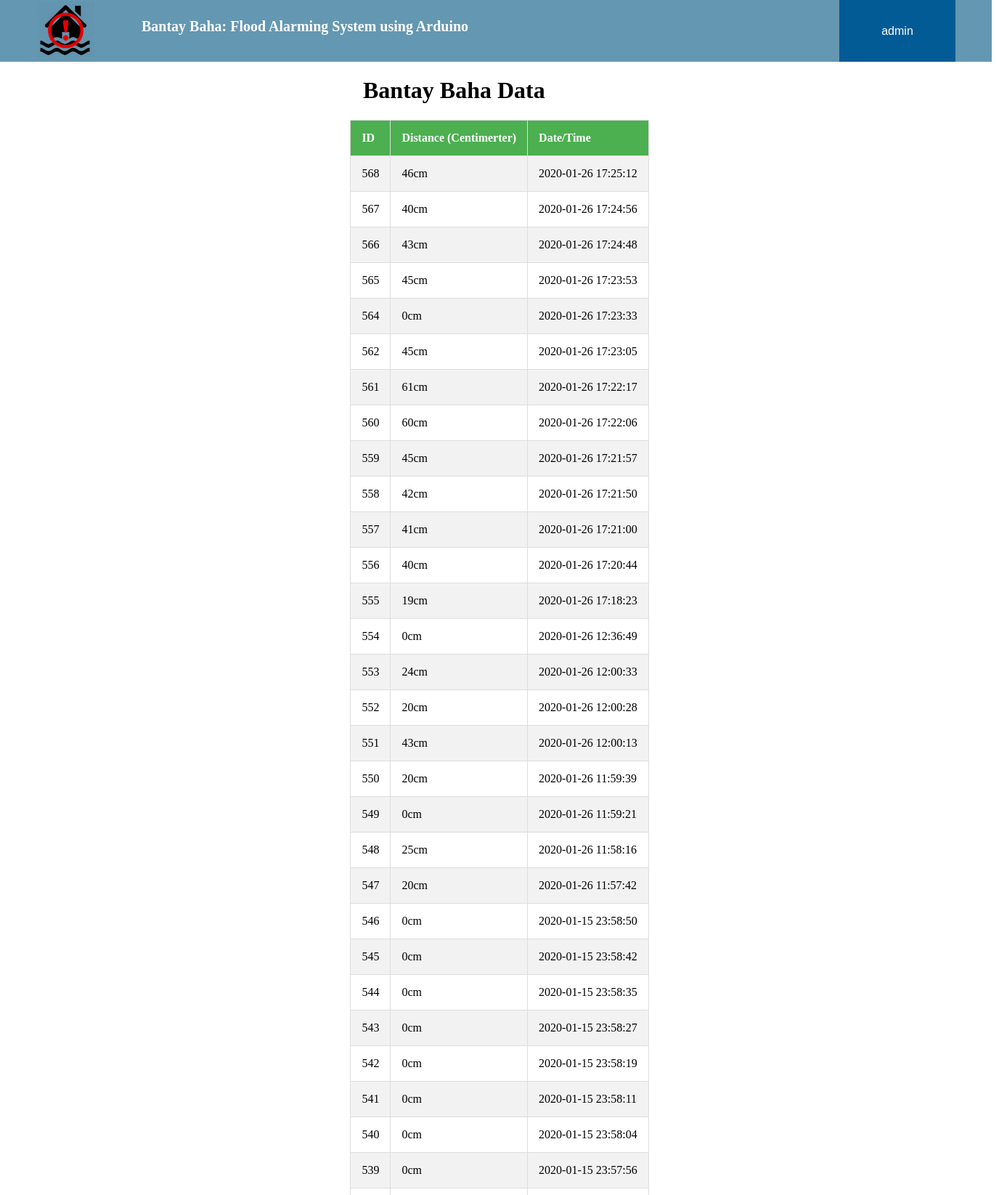
/BantayBaha/home.php (signed in, upper part), run on the app's committed database.
### tables this page shows
CREATE TABLE `measures` (
  `id` int(11) NOT NULL AUTO_INCREMENT,
  `distance` int(11) NOT NULL,
  `nDate` timestamp NOT NULL DEFAULT CURRENT_TIMESTAMP,
  PRIMARY KEY (`id`)
);

### BantayBaha/home.php (the view, shortened to what this page needs)
<!DOCTYPE html PUBLIC "-//W3C//DTD XHTML 1.0 Transitional//EN" "http://www.w3.org/TR/xhtml1/DTD/xhtml1-transitional.dtd">
<html xmlns="http://www.w3.org/1999/xhtml">
<head>
	<link rel="stylesheet" type="text/css" href="css/style2.css" />
</head>
<body>
<?php
$ran=mysqli_connect('localhost','root','','bridge')
?>
<div id="header">
  <img src="images/Bbicon.png" />
  <div class="navbar">
<a>Bantay Baha: Flood Alarming System using Arduino</a>
</div>
<div class="dropdown">
 <button onclick="myFunction()" class="dropbtn"><?php echo $_SESSION['usr']?></button>
</div>
</div>
<div>
	<h1>Bantay Baha Data</h1>
<center>
	<table>
		<tr>
			<th>ID</th>
			<th>Distance (Centimerter)</th>
			<th>Date/Time</th>
		</tr>
		<?php
		$result= mysqli_query($ran,"SELECT * from measures order by id desc");
		while($rs= mysqli_fetch_array($result)){
		?>
		<tr>
			<td><?php echo $rs['id'];?></td>
			<td><?php echo $rs['distance'] . 'cm';?></td>
			<td><?php echo $rs['nDate'];?></td>
		</tr>
		<?php }?>
	</table>
</center>
</div>
</body>
</html>

### BantayBaha/css/style2.css (style rules this page uses)
body { margin:0; font-family:Century Gothic; }
#header { background-color: #6497b1; width:1366px; height:85px; }
#header img { float:left; margin-left:50px; padding-top:2px; width:80px; height:80px; }
.navbar { float:left; overflow: hidden; background-color: #6497b1; font-family:Century Gothic; color:#000000; margin-left:50px; padding-top:5px; }
.navbar a { float: left; font-size: 20px; font-weight:bold; color: white; text-align: center; padding-top:20px; padding-left:15px; text-decoration: none; }
.dropbtn { height:85px; width:160px; background-color: #035b96; color: white; padding: 16px; font-size: 16px; border: none; cursor: pointer; }
.dropdown { float: right; margin-right:50px; position: relative; display: inline-block; }
table, td, th { border: 1px solid #ddd; text-align: left; }
table { border-collapse: collapse; width: atuo; }
th, td { padding: 15px; }
tr:nth-child(even) { background-color: #f2f2f2; }
th { background-color: #4CAF50; color: white; }
h1 { margin-left: 500px; }

### data on the page
measures: id "568", distance "46", nDate "2020-01-26 17:25:12"
measures: id "567", distance "40", nDate "2020-01-26 17:24:56"
measures: id "566", distance "43", nDate "2020-01-26 17:24:48"
measures: id "565", distance "45", nDate "2020-01-26 17:23:53"
measures: id "564", distance "0", nDate "2020-01-26 17:23:33"
measures: id "562", distance "45", nDate "2020-01-26 17:23:05"
measures: id "561", distance "61", nDate "2020-01-26 17:22:17"
measures: id "560", distance "60", nDate "2020-01-26 17:22:06"
measures: id "559", distance "45", nDate "2020-01-26 17:21:57"
measures: id "558", distance "42", nDate "2020-01-26 17:21:50"
measures: id "557", distance "41", nDate "2020-01-26 17:21:00"
measures: id "556", distance "40", nDate "2020-01-26 17:20:44"
measures: id "555", distance "19", nDate "2020-01-26 17:18:23"
measures: id "554", distance "0", nDate "2020-01-26 12:36:49"
measures: id "553", distance "24", nDate "2020-01-26 12:00:33"
measures: id "552", distance "20", nDate "2020-01-26 12:00:28"
measures: id "551", distance "43", nDate "2020-01-26 12:00:13"
measures: id "550", distance "20", nDate "2020-01-26 11:59:39"
measures: id "549", distance "0", nDate "2020-01-26 11:59:21"
measures: id "548", distance "25", nDate "2020-01-26 11:58:16"
measures: id "547", distance "20", nDate "2020-01-26 11:57:42"
measures: id "546", distance "0", nDate "2020-01-15 23:58:50"
measures: id "545", distance "0", nDate "2020-01-15 23:58:42"
measures: id "544", distance "0", nDate "2020-01-15 23:58:35"
measures: id "543", distance "0", nDate "2020-01-15 23:58:27"
measures: id "542", distance "0", nDate "2020-01-15 23:58:19"
measures: id "541", distance "0", nDate "2020-01-15 23:58:11"
measures: id "540", distance "0", nDate "2020-01-15 23:58:04"
measures: id "539", distance "0", nDate "2020-01-15 23:57:56"

### other printed values
$_SESSION['usr'] "admin"
